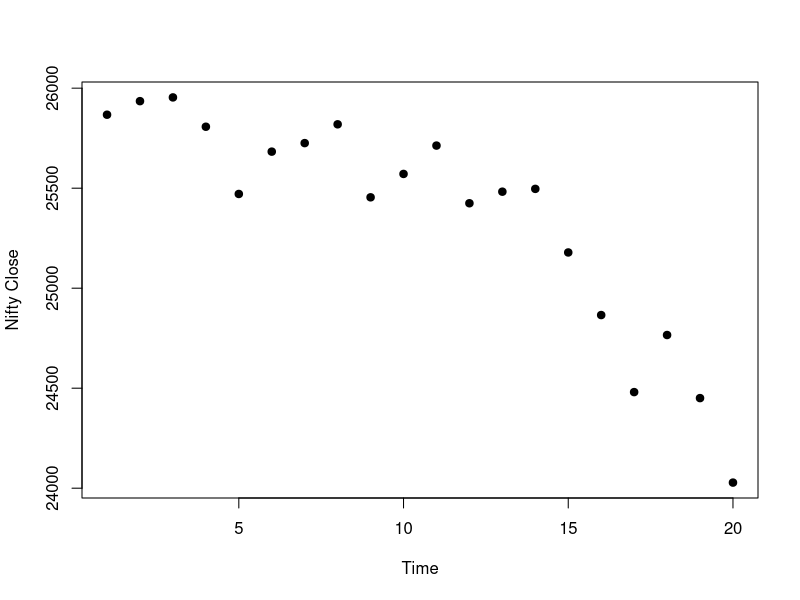
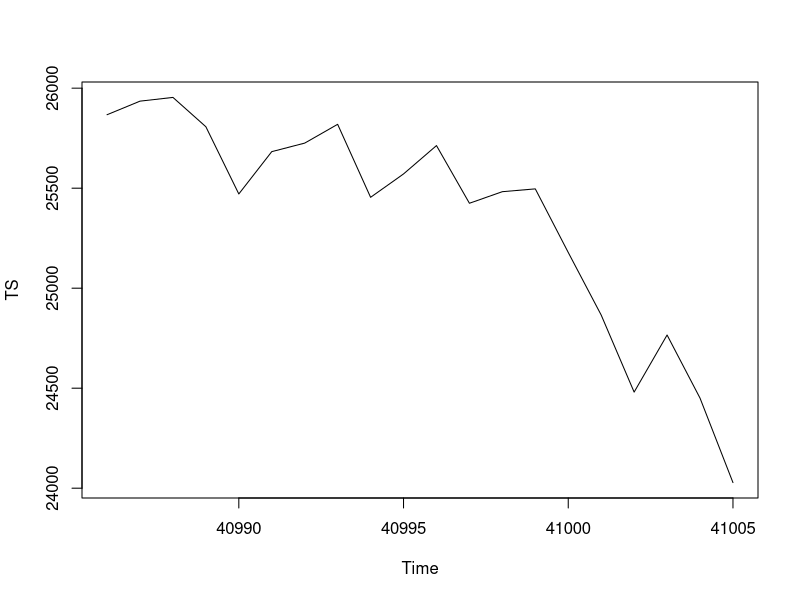
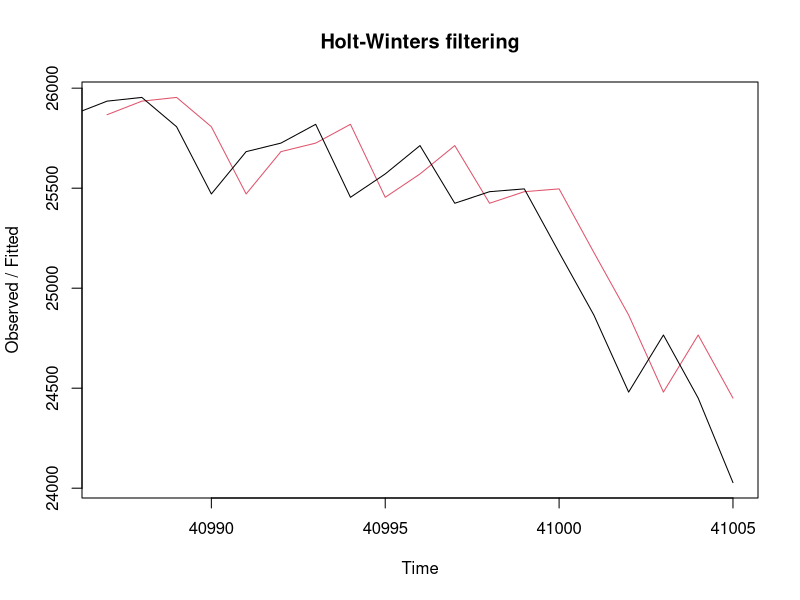
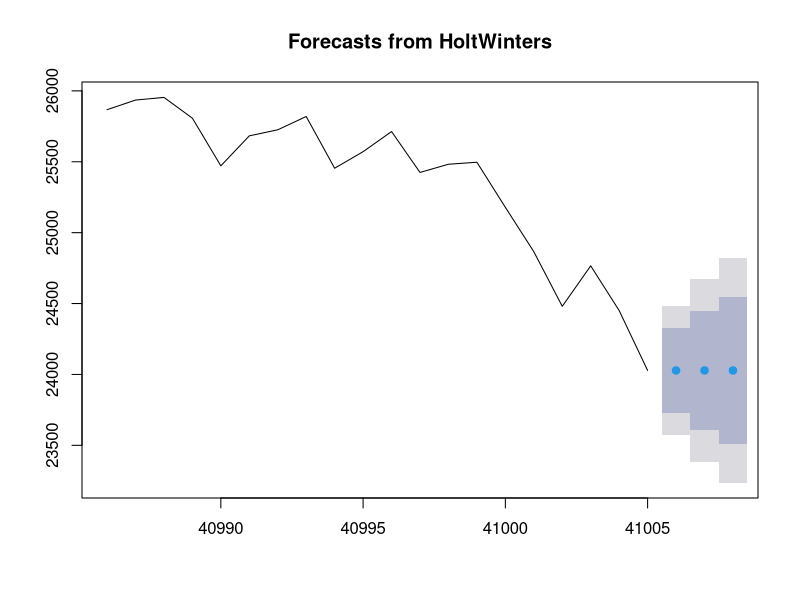

The R source for these figures, in order:
# Read file
setwd("/Users/pankaj/TechCareer/World-of-R/Time-Series-Analysis-and-Forecasting")

nifty <- read.csv("nifty.csv")

# Inspect
head(nifty)
names(nifty) <- make.names(names(nifty))

nifty$Date <- as.Date(nifty$Date, format="%d-%b-%Y")

nifty <- nifty[order(nifty$Date), ]

nifty$t <- 1:nrow(nifty)

plot(nifty$t, nifty$Close, pch=19,
     xlab="Time", ylab="Nifty Close")

TS = ts(nifty$Close, nifty$Date)
plot(TS)

SES = HoltWinters(TS, alpha = NULL, beta = FALSE, gamma = FALSE)
plot(SES)

library(forecast)
Forecast_SES = forecast::forecast(SES, h = 3)
plot(Forecast_SES)
